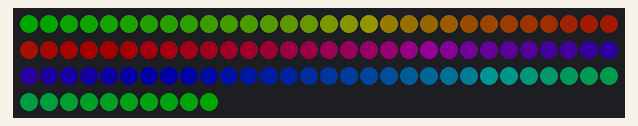
Bench run of a sketch on a simulated Arduino Uno, built with avr-gcc and run on an emulated ATmega328P. On the bench: 100 RGB LEDs in strip order, left to right, continuing on the next row. Dim RGB values are drawn brighter than linear; random numbers use the default seed unless the sketch sets one.

Above: at 0.17 s.
At 4.6 s:
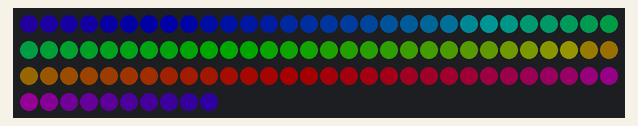
At 9.67 s:
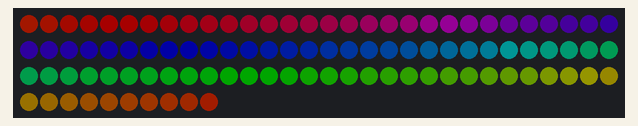
At 19.8 s:
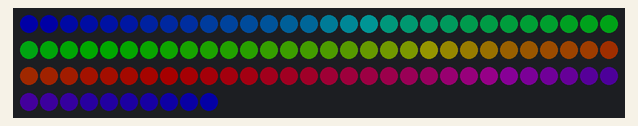
At 30.25 s:
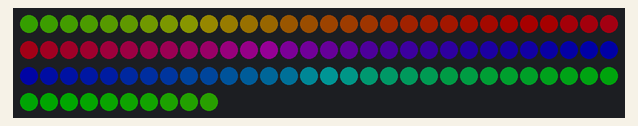
At 39.75 s:
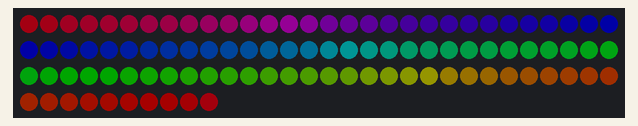

The sketch:

neopixel_demo.ino
```cpp
#include <Adafruit_NeoPixel.h>

#define PIN 6

// Parameter 1 = number of pixels in strip
// Parameter 2 = pin number (most are valid)
// Parameter 3 = pixel type flags, add together as needed:
//   NEO_KHZ800  800 KHz bitstream (most NeoPixel products w/WS2812 LEDs)
//   NEO_KHZ400  400 KHz (classic 'v1' (not v2) FLORA pixels, WS2811 drivers)
//   NEO_GRB     Pixels are wired for GRB bitstream (most NeoPixel products)
//   NEO_RGB     Pixels are wired for RGB bitstream (v1 FLORA pixels, not v2)
Adafruit_NeoPixel strip = Adafruit_NeoPixel(100, PIN, NEO_GRB + NEO_KHZ800);

// Here is where you can put in your favorite colors that will appear!
// just add new {nnn, nnn, nnn}, lines. They will be picked out randomly
//                          R   G   B
uint8_t myColors[][3] = {{232, 100, 255},   // purple
                         {200, 200, 20},   // yellow
                         {30, 200, 200},   // blue
                          };

// don't edit the line below
#define FAVCOLORS sizeof(myColors) / 3

void setup() {
  strip.begin();
  strip.setBrightness(40);
  strip.show(); // Initialize all pixels to 'off'
}

void loop() {
//flashRandom(5, 8);  // first number is 'wait' delay, shorter num == shorter twinkle
//flashRandom(5, 5);  // second number is how many neopixels to simultaneously light up
//flashRandom(5, 11);
//colorWipe(strip.Color(232, 100, 255), 50); // Red
//colorWipe(strip.Color(200, 200, 20), 50); // Green
//colorWipe(strip.Color(30, 200, 200), 50); // Blue
rainbowCycle(20);
}

// Fill the dots one after the other with a color
void colorWipe(uint32_t c, uint8_t wait) {
  for(uint16_t i=0; i<strip.numPixels(); i++) {
      strip.setPixelColor(i, c);
      strip.show();
      delay(wait);
  }
}

void rainbow(uint8_t wait) {
  uint16_t i, j;

  for(j=0; j<256; j++) {
    for(i=0; i<strip.numPixels(); i++) {
      strip.setPixelColor(i, Wheel((i+j) & 255));
    }
    strip.show();
    delay(wait);
  }
}

// Slightly different, this makes the rainbow equally distributed throughout
void rainbowCycle(uint8_t wait) {
  uint16_t i, j;

  for(j=0; j<256*5; j++) { // 5 cycles of all colors on wheel
    for(i=0; i< strip.numPixels(); i++) {
      strip.setPixelColor(i, Wheel(((i * 256 / strip.numPixels()) + j) & 255));
    }
    strip.show();
    delay(wait);
  }
}

// Input a value 0 to 255 to get a color value.
// The colours are a transition r - g - b - back to r.
uint32_t Wheel(byte WheelPos) {
  if(WheelPos < 85) {
   return strip.Color(WheelPos * 3, 255 - WheelPos * 3, 0);
  } else if(WheelPos < 170) {
   WheelPos -= 85;
   return strip.Color(255 - WheelPos * 3, 0, WheelPos * 3);
  } else {
   WheelPos -= 170;
   return strip.Color(0, WheelPos * 3, 255 - WheelPos * 3);
  }
}

void flashRandom(int wait, uint8_t howmany) {

  for(uint16_t i=0; i<howmany; i++) {
    // pick a random favorite color!
    int c = random(FAVCOLORS);
    int red = myColors[c][0];
    int green = myColors[c][1];
    int blue = myColors[c][2];

    // get a random pixel from the list
    int j = random(strip.numPixels());

    // now we will 'fade' it in 5 steps
    for (int x=0; x < 5; x++) {
      int r = red * (x+1); r /= 5;
      int g = green * (x+1); g /= 5;
      int b = blue * (x+1); b /= 5;

      strip.setPixelColor(j, strip.Color(r, g, b));
      strip.show();
      delay(wait);
    }
    // & fade out in 5 steps
    for (int x=5; x >= 0; x--) {
      int r = red * x; r /= 5;
      int g = green * x; g /= 5;
      int b = blue * x; b /= 5;

      strip.setPixelColor(j, strip.Color(r, g, b));
      strip.show();
      delay(wait);
    }
  }
  // LEDs will be off when done (they are faded to 0)
}
```
